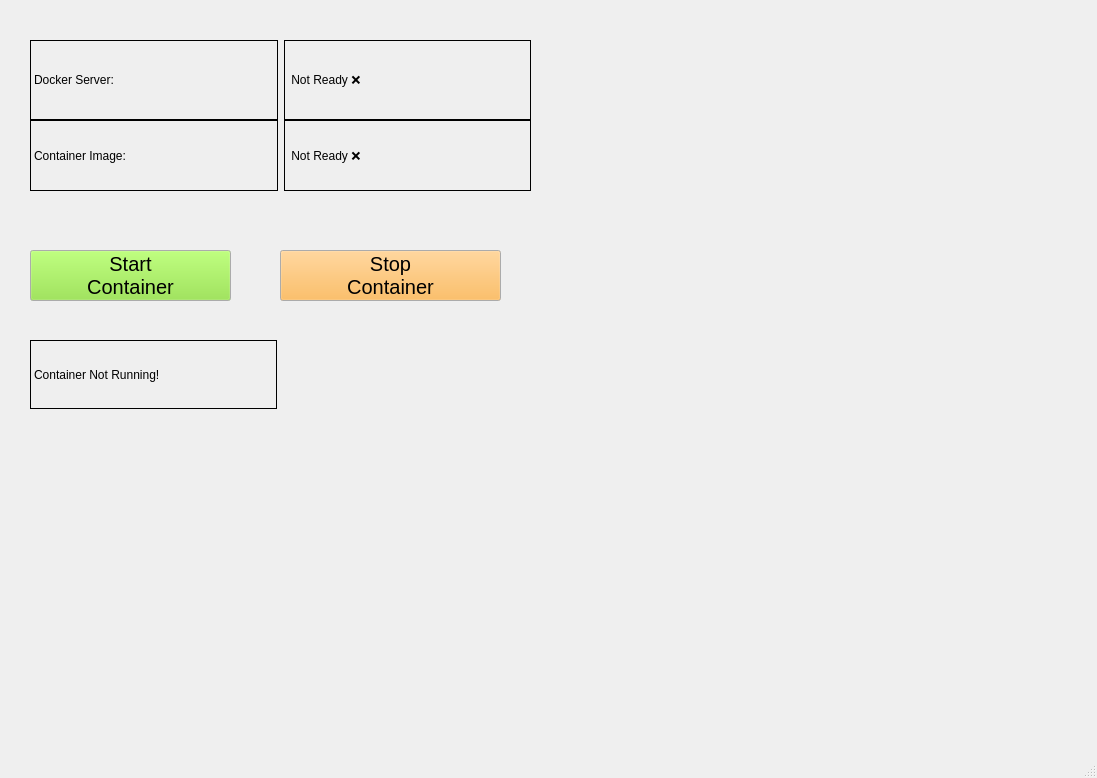
<?xml version="1.0" encoding="UTF-8"?>
<ui version="4.0">
 <class>RoboSimIT</class>
 <widget class="QMainWindow" name="RoboSimIT">
  <property name="geometry">
   <rect>
    <x>0</x>
    <y>0</y>
    <width>1097</width>
    <height>778</height>
   </rect>
  </property>
  <property name="windowTitle">
   <string>RoboSimIT Tool</string>
  </property>
  <widget class="QWidget" name="centralwidget">
   <widget class="QWidget" name="gridLayoutWidget">
    <property name="geometry">
     <rect>
      <x>30</x>
      <y>40</y>
      <width>501</width>
      <height>80</height>
     </rect>
    </property>
    <layout class="QGridLayout" name="DockerServerLayout">
     <item row="1" column="0">
      <widget class="QLabel" name="DockerReadyLabel">
       <property name="frameShape">
        <enum>QFrame::Box</enum>
       </property>
       <property name="text">
        <string>Docker Server:</string>
       </property>
      </widget>
     </item>
     <item row="1" column="1">
      <widget class="QLabel" name="DockerReadyResultLabel">
       <property name="frameShape">
        <enum>QFrame::Box</enum>
       </property>
       <property name="text">
        <string> Not Ready ❌</string>
       </property>
      </widget>
     </item>
    </layout>
   </widget>
   <widget class="QWidget" name="horizontalLayoutWidget">
    <property name="geometry">
     <rect>
      <x>30</x>
      <y>120</y>
      <width>501</width>
      <height>71</height>
     </rect>
    </property>
    <layout class="QHBoxLayout" name="horizontalLayout">
     <item>
      <widget class="QLabel" name="ContainerImageLabel">
       <property name="frameShape">
        <enum>QFrame::Box</enum>
       </property>
       <property name="text">
        <string>Container Image:</string>
       </property>
      </widget>
     </item>
     <item>
      <widget class="QLabel" name="ContainerImageReadyResultLabel">
       <property name="frameShape">
        <enum>QFrame::Box</enum>
       </property>
       <property name="text">
        <string> Not Ready ❌</string>
       </property>
      </widget>
     </item>
    </layout>
   </widget>
   <widget class="QPushButton" name="startContainerButton">
    <property name="geometry">
     <rect>
      <x>30</x>
      <y>250</y>
      <width>201</width>
      <height>51</height>
     </rect>
    </property>
    <property name="palette">
     <palette>
      <active>
       <colorrole role="Button">
        <brush brushstyle="SolidPattern">
         <color alpha="255">
          <red>138</red>
          <green>226</green>
          <blue>52</blue>
         </color>
        </brush>
       </colorrole>
      </active>
      <inactive>
       <colorrole role="Button">
        <brush brushstyle="SolidPattern">
         <color alpha="255">
          <red>138</red>
          <green>226</green>
          <blue>52</blue>
         </color>
        </brush>
       </colorrole>
      </inactive>
      <disabled>
       <colorrole role="Button">
        <brush brushstyle="SolidPattern">
         <color alpha="255">
          <red>138</red>
          <green>226</green>
          <blue>52</blue>
         </color>
        </brush>
       </colorrole>
      </disabled>
     </palette>
    </property>
    <property name="font">
     <font>
      <pointsize>15</pointsize>
     </font>
    </property>
    <property name="text">
     <string>Start
Container</string>
    </property>
   </widget>
   <widget class="QPushButton" name="stopContainerButton">
    <property name="geometry">
     <rect>
      <x>280</x>
      <y>250</y>
      <width>221</width>
      <height>51</height>
     </rect>
    </property>
    <property name="palette">
     <palette>
      <active>
       <colorrole role="Button">
        <brush brushstyle="SolidPattern">
         <color alpha="255">
          <red>252</red>
          <green>175</green>
          <blue>62</blue>
         </color>
        </brush>
       </colorrole>
      </active>
      <inactive>
       <colorrole role="Button">
        <brush brushstyle="SolidPattern">
         <color alpha="255">
          <red>252</red>
          <green>175</green>
          <blue>62</blue>
         </color>
        </brush>
       </colorrole>
      </inactive>
      <disabled>
       <colorrole role="Button">
        <brush brushstyle="SolidPattern">
         <color alpha="255">
          <red>252</red>
          <green>175</green>
          <blue>62</blue>
         </color>
        </brush>
       </colorrole>
      </disabled>
     </palette>
    </property>
    <property name="font">
     <font>
      <pointsize>15</pointsize>
     </font>
    </property>
    <property name="text">
     <string>Stop
Container</string>
    </property>
   </widget>
   <widget class="QLabel" name="ContainerRunningLabel">
    <property name="geometry">
     <rect>
      <x>30</x>
      <y>340</y>
      <width>247</width>
      <height>69</height>
     </rect>
    </property>
    <property name="frameShape">
     <enum>QFrame::Box</enum>
    </property>
    <property name="text">
     <string>Container Not Running!</string>
    </property>
   </widget>
  </widget>
  <widget class="QMenuBar" name="menubar">
   <property name="geometry">
    <rect>
     <x>0</x>
     <y>0</y>
     <width>1097</width>
     <height>22</height>
    </rect>
   </property>
  </widget>
  <widget class="QStatusBar" name="statusbar"/>
 </widget>
 <resources/>
 <connections/>
</ui>
